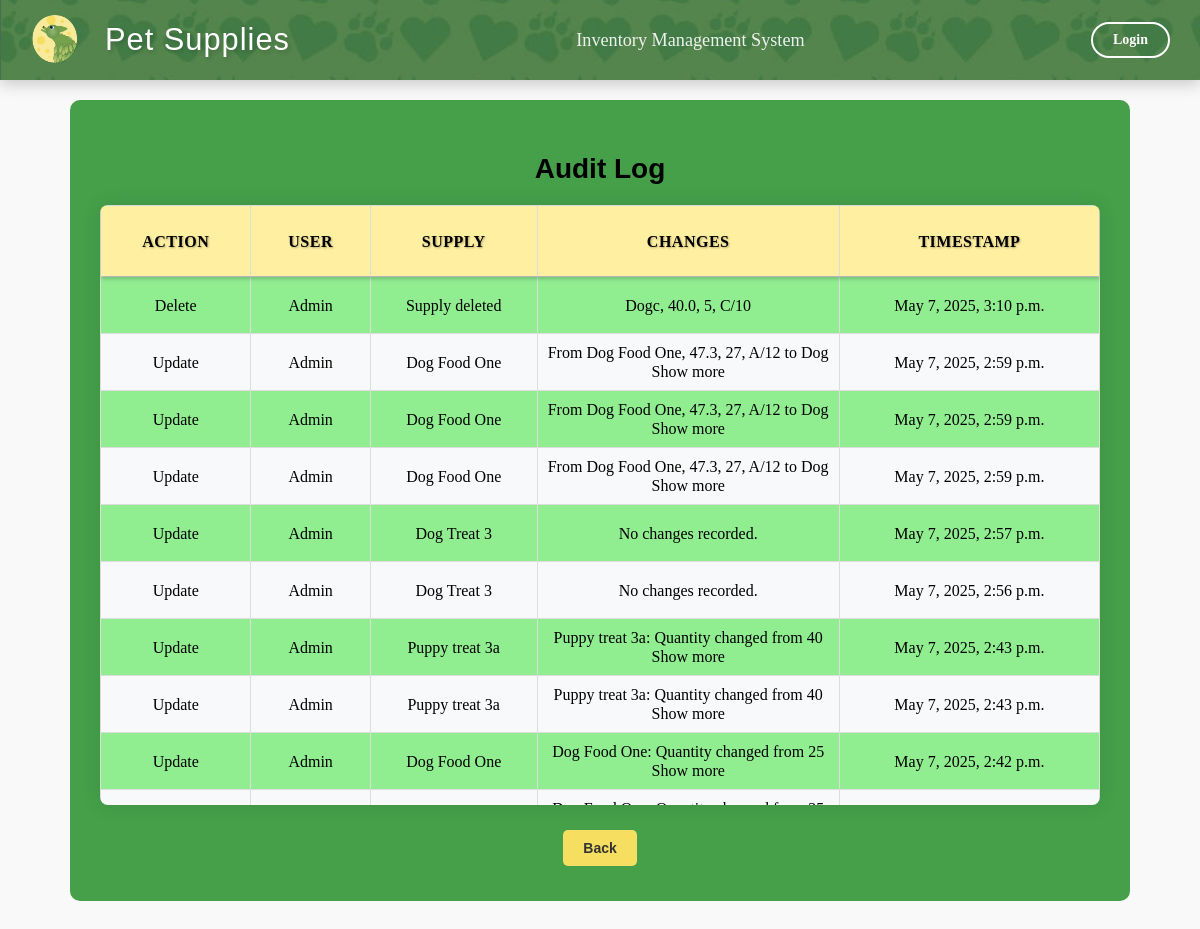
The app's page /audit-log/ with its own data.
### inventory/models.py (models this page shows, shortened)
class AuditLog(models.Model):
    ACTION_CHOICES = (
        ('CREATE', 'Create'),
        ('UPDATE', 'Update'),
        ('DELETE', 'Delete'),
    )
    user = models.ForeignKey(User, on_delete=models.SET_NULL, null=True)  # Track the user making the change
    action = models.CharField(max_length=10, choices=ACTION_CHOICES)  # The type of action (CREATE, UPDATE, DELETE)
    supply = models.ForeignKey(Supply, on_delete=models.SET_NULL, null=True)
    changes = models.TextField()  # Description of what was changed
    timestamp = models.DateTimeField(auto_now_add=True)  # When the change was made

class Supply(models.Model):
    name = models.CharField(max_length=255, primary_key=True)
    price = models.FloatField()
    quantity = models.IntegerField()
    location = models.CharField(max_length=255)
    reorder_point = models.PositiveIntegerField(default=5)
    deleted = models.BooleanField(default=False)

### inventory/views.py (the view)
# urls.py: path('audit-log/', views.audit_log, name='audit_log'),
def audit_log(request):
    logs = AuditLog.objects.all().order_by('-timestamp')
    return render(request, 'inventory/audit_log.html', {'logs': logs})

### inventory/templates/inventory/audit_log.html (shortened to what this page needs)
{% extends 'inventory/base.html' %}
{% load static %}
{% block content %}
<center>
<div class="conmain">
    <center>
       <h2>Audit Log</h2>
    </center>
    <div class="table-container">
        <table border="1" class="data_tab">
            <thead>
                <tr>
                    <th>Action</th>
                    <th>User</th>
                    <th>Supply</th>
                    <th>Changes</th>
                    <th>Timestamp</th>
                </tr>
            </thead>
            <tbody>
                {% for log in logs %}
                <tr>
                    <td>{{ log.get_action_display }}</td>
                    <td>{{ log.user.username }}</td>
                    <td>
                        {% if log.action == 'DELETE' %}
                            Supply deleted
                        {% elif log.supply %}
                            {{ log.supply.name }}
                        {% else %}
                            Supply deleted
                        {% endif %}
                    </td>
                    <td class="changes">
                        <div class="changes-content" id="changes-content-{{ forloop.counter }}">
                            {{ log.changes|default:"No changes recorded." }}
                        </div>
                        <span class="toggle-text" onclick="toggleDetails(event, this)" style="display: none;">Show more</span>
                    </td>
                    <td>{{ log.timestamp }}</td>
                </tr>
                {% endfor %}
            </tbody>
        </table>
    </div>
    <center>
        <a href="{% url 'index' %}">
            <button type="button" class="back-button">Back</button>
        </a>
    </center>
</div>
</div>
{% endblock %}

### inventory/static/css/styles.css (style rules this page uses)
body { font-family: 'Georgia', serif; font-size: 14px; margin-top: 100px; background-color: #f9f9f9; }
.table-container { max-height: 600px; width: 100%; margin: 20px auto; border: none; box-shadow: 0 0 20px rgba(0, 0, 0, 0.1); border-radius: 8px; overflow: hidden; position: relative; }
.data_tab { width: 100%; border-collapse: collapse; margin: 0; font-size: 16px; }
.data_tab th, .data_tab td { text-align: center; padding: 8px 12px; border: 1px solid #ddd; overflow: hidden; text-overflow: ellipsis; white-space: nowrap; height: 40px; line-height: 1.2; }
.data_tab th { color: black; font-weight: bold; font-size: 16px; padding: 8px 12px; height: 40px; }
.data_tab tr { height: 40px; }
.data_tab thead { position: sticky; top: 0; z-index: 10; box-shadow: 0 2px 4px rgba(0,0,0,0.2); }
.data_tab thead tr { height: 50px; }
.data_tab thead th { padding: 15px 20px; font-size: 16px; font-weight: bold; text-transform: uppercase; letter-spacing: 0.5px; color: black; text-align: center; white-space: nowrap; text-shadow: 1px 1px 2px rgba(0,0,0,0.3); line-height: 1.2; vertical-align: middle; display: table-cell; }
button { padding: 8px 15px; margin: 5px; border-radius: 4px; border: none; background-color: #4CAF50; color: white; cursor: pointer; font-size: 14px; transition: background-color 0.3s; }
.data_tab tr:nth-child(even) { background-color: #f8f9fa; }
.data_tab tr:nth-child(odd) { background-color: lightgreen; }
.table-container { max-height: 600px; width: 90%; margin: 20px auto; border: none; box-shadow: 0 0 20px rgba(0, 0, 0, 0.1); border-radius: 8px; overflow: hidden; position: relative; }
.data_tab th { color: white; font-weight: bold; font-size: 16px; padding: 8px 12px; height: 40px; }
.data_tab { width: 100%; border-collapse: collapse; table-layout: auto; }
.data_tab th, .data_tab td { text-align: center; padding: 0; border: 1px solid #ddd; overflow: hidden; text-overflow: ellipsis; white-space: nowrap; height: 40px; line-height: 1.2; }
.data_tab th { padding: 0; font-size: 16px; font-weight: bold; text-transform: uppercase; letter-spacing: 0.5px; color:black; line-height: 40px; text-align: center; text-shadow: 1px 1px 2px rgba(0, 0, 0, 0.3); background-color: #ffefa1; }
.data_tab thead { background-color: #ffefa1; position: sticky; top: 0; z-index: 10; box-shadow: 0 2px 4px rgba(0,0,0,0.2); }
.data_tab thead tr { height: 40px; }
.data_tab td { border: 1px solid #ddd; padding: 10px; text-align: center; white-space: nowrap; }
.data_tab th { padding: 0; font-size: 16px; font-weight: bold; text-transform: uppercase; letter-spacing: 0.5px; color: #FFFFFF; border-bottom: 2px solid #1B5E20; line-height: 40px; text-align: center; text-shadow: 1px 1px 2px rgba(0, 0, 0, 0.3); background-color: #ffefa1; }

### inventory/templates/inventory/audit_log.html (style rules this page uses)
.conmain { background-color: #45a049; width: 1000px; padding: 30px; border-radius: 10px; }
.table-container { width: 100%; max-height: 600px; overflow-y: auto; overflow-x: hidden; }
.data_tab { width: 100%; border-collapse: collapse; table-layout: auto; }
.data_tab th, .data_tab td { text-align: center; border: 1px solid #ddd; padding: 8px; white-space: nowrap; }
.changes { max-width: 200px; }
.changes-content { max-height: 1.2em; overflow: hidden; transition: max-height 0.3s ease; white-space: normal; }
h2 { font-family: 'Bauhaus 93', Arial, sans-serif; font-size: 2em; color: black; text-align: center; margin-bottom: 20px; }
.back-button { background-color: #F6DE60; color: #333; padding: 10px 20px; border: none; border-radius: 5px; cursor: pointer; font-weight: 600; transition: background-color 0.3s; }
th { padding: 0; font-size: 16px; font-weight: bold; text-transform: uppercase; letter-spacing: 0.5px; color: #FFFFFF; border-bottom: 2px solid #1B5E20; line-height: 40px; text-align: center; text-shadow: 1px 1px 2px rgba(0,0,0,0.3); background-color: #F6DE60; }
td { border-bottom: 1px solid #ddd; }
.table-container .data_tab th { background-color: #ffefa1 !important; }

### records on screen
AuditLog: action "Delete", user.username "Admin", shows "Supply deleted", changes "Dogc, 40.0, 5, C/10", timestamp "May 7, 2025, 3:10 p.m."
AuditLog: action "Update", user.username "Admin", supply.name "Dog Food One", changes "From Dog Food One, 47.3, 27, A/12 to Dog…", timestamp "May 7, 2025, 2:59 p.m."
AuditLog: action "Update", user.username "Admin", supply.name "Dog Food One", changes "From Dog Food One, 47.3, 27, A/12 to Dog…", timestamp "May 7, 2025, 2:59 p.m."
AuditLog: action "Update", user.username "Admin", supply.name "Dog Food One", changes "From Dog Food One, 47.3, 27, A/12 to Dog…", timestamp "May 7, 2025, 2:59 p.m."
AuditLog: action "Update", user.username "Admin", supply.name "Dog Treat 3", changes "No changes recorded.", timestamp "May 7, 2025, 2:57 p.m."
AuditLog: action "Update", user.username "Admin", supply.name "Dog Treat 3", changes "No changes recorded.", timestamp "May 7, 2025, 2:56 p.m."
AuditLog: action "Update", user.username "Admin", supply.name "Puppy treat 3a", changes "Puppy treat 3a: Quantity changed from 40…", timestamp "May 7, 2025, 2:43 p.m."
AuditLog: action "Update", user.username "Admin", supply.name "Puppy treat 3a", changes "Puppy treat 3a: Quantity changed from 40…", timestamp "May 7, 2025, 2:43 p.m."
AuditLog: action "Update", user.username "Admin", supply.name "Dog Food One", changes "Dog Food One: Quantity changed from 25…", timestamp "May 7, 2025, 2:42 p.m."
